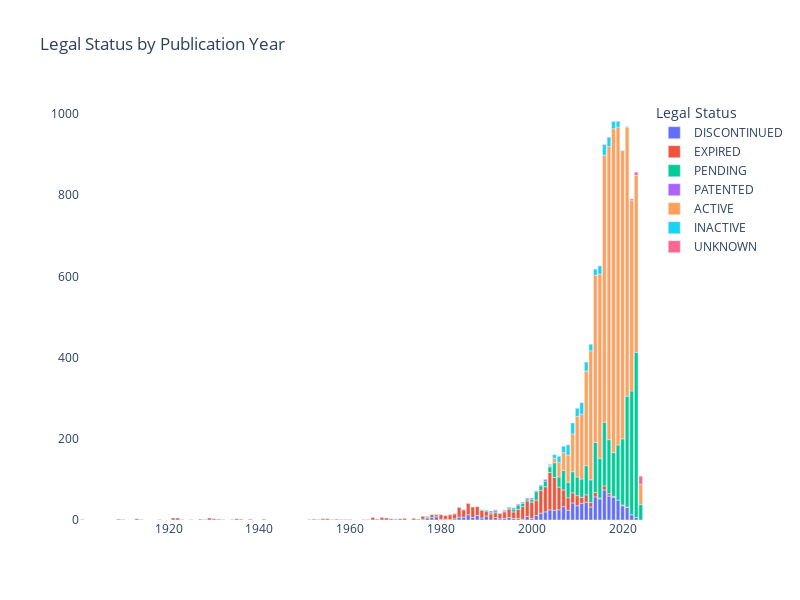

Notebook code for this chart:
### Markdown cell above
# Legal Status over the years

### Code cell
distinct_count = df.groupby(['Publication Year', 'Legal Status']).size().reset_index(name='Count')

fig = px.bar(distinct_count, x='Publication Year', y='Count', color='Legal Status', 
             title='Legal Status by Publication Year', height = 600, width = 800)

fig.update_layout(
    plot_bgcolor='white',
    paper_bgcolor='white',
    xaxis=dict(showgrid=False),
    yaxis=dict(showgrid=False),
    xaxis_title=None,
    yaxis_title=None
)

fig.show()

### Figure 1 — Plotly figure (JSON) as saved in the notebook; plotly's stock layout.template omitted (floating-point values rounded to 4 significant figures)
{"data": [{"alignmentgroup": "True", "hovertemplate": "Legal Status=DISCONTINUED<br>Publication Year=%{x}<br>Count=%{y}<extra></extra>", "legendgroup": "DISCONTINUED", "marker": {"color": "#636efa", "pattern": {"shape": ""}}, "name": "DISCONTINUED", "offsetgroup": "DISCONTINUED", "orientation": "v", "showlegend": true, "textposition": "auto", "type": "bar", "x": [1901, 1909, 1910, 1913, 1914, 1976, 1977, 1978, 1979, 1980, 1981, 1982, 1983, 1984, 1985, 1986, 1987, 1988, 1989, 1990, 1992, 1993, 1994, 1995, 1996, 1997, 1998, 1999, 2000, 2001, 2002, 2003, 2004, 2005, 2006, 2007, 2008, 2009, 2010, 2011, 2012, 2013, 2014, 2015, 2016, 2017, 2018, 2019, 2020, 2021, 2022, 2023], "xaxis": "x", "y": [1, 2, 1, 3, 1, 2, 5, 6, 8, 2, 2, 1, 3, 7, 7, 13, 6, 11, 5, 10, 6, 3, 4, 6, 4, 4, 2, 9, 4, 11, 17, 20, 25, 24, 25, 33, 24, 42, 35, 41, 44, 32, 57, 52, 74, 59, 56, 49, 35, 31, 13, 6], "yaxis": "y"}, {"alignmentgroup": "True", "hovertemplate": "Legal Status=EXPIRED<br>Publication Year=%{x}<br>Count=%{y}<extra></extra>", "legendgroup": "EXPIRED", "marker": {"color": "#EF553B", "pattern": {"shape": ""}}, "name": "EXPIRED", "offsetgroup": "EXPIRED", "orientation": "v", "showlegend": true, "textposition": "auto", "type": "bar", "x": [1918, 1921, 1922, 1923, 1925, 1927, 1928, 1929, 1930, 1931, 1932, 1934, 1935, 1936, 1938, 1941, 1951, 1952, 1953, 1954, 1955, 1956, 1957, 1958, 1959, 1960, 1963, 1964, 1965, 1966, 1967, 1968, 1969, 1970, 1971, 1972, 1974, 1975, 1976, 1977, 1978, 1979, 1980, 1981, 1982, 1983, 1984, 1985, 1986, 1987, 1988, 1989, 1990, 1991, 1992, 1993, 1994, 1995, 1996, 1997, 1998, 1999, 2000, 2001, 2002, 2003, 2004, 2005, 2006, 2007, 2008, 2009, 2010, 2011, 2012, 2013, 2014, 2015, 2016, 2017, 2018, 2020, 2021], "xaxis": "x", "y": [1, 5, 5, 1, 1, 2, 1, 5, 3, 2, 1, 1, 3, 2, 2, 2, 1, 2, 1, 3, 3, 1, 2, 1, 1, 1, 1, 1, 6, 2, 6, 5, 3, 2, 3, 4, 4, 2, 7, 2, 7, 5, 11, 9, 12, 12, 24, 18, 28, 26, 22, 19, 12, 15, 12, 13, 16, 21, 16, 22, 31, 38, 40, 38, 56, 62, 92, 81, 56, 41, 31, 25, 25, 15, 18, 11, 11, 2, 10, 6, 2, 2, 1], "yaxis": "y"}, {"alignmentgroup": "True", "hovertemplate": "Legal Status=PENDING<br>Publication Year=%{x}<br>Count=%{y}<extra></extra>", "legendgroup": "PENDING", "marker": {"color": "#00cc96", "pattern": {"shape": ""}}, "name": "PENDING", "offsetgroup": "PENDING", "orientation": "v", "showlegend": true, "textposition": "auto", "type": "bar", "x": [1977, 1979, 1981, 1982, 1983, 1984, 1989, 1990, 1991, 1992, 1993, 1994, 1995, 1996, 1997, 1998, 1999, 2000, 2001, 2002, 2003, 2004, 2005, 2006, 2007, 2008, 2009, 2010, 2011, 2012, 2013, 2014, 2015, 2016, 2017, 2018, 2019, 2020, 2021, 2022, 2023, 2024], "xaxis": "x", "y": [2, 1, 1, 1, 1, 1, 1, 2, 3, 5, 1, 2, 3, 7, 11, 8, 5, 6, 21, 11, 14, 14, 36, 25, 48, 38, 52, 46, 45, 72, 56, 123, 98, 157, 133, 108, 136, 163, 273, 305, 407, 38], "yaxis": "y"}, {"alignmentgroup": "True", "hovertemplate": "Legal Status=PATENTED<br>Publication Year=%{x}<br>Count=%{y}<extra></extra>", "legendgroup": "PATENTED", "marker": {"color": "#ab63fa", "pattern": {"shape": ""}}, "name": "PATENTED", "offsetgroup": "PATENTED", "orientation": "v", "showlegend": true, "textposition": "auto", "type": "bar", "x": [1983, 1985, 1986, 1991, 1992, 1994, 1995, 1996, 1997, 1998, 1999, 2000, 2001, 2002, 2003, 2004], "xaxis": "x", "y": [1, 1, 1, 4, 2, 2, 2, 3, 2, 3, 2, 4, 2, 2, 4, 2], "yaxis": "y"}, {"alignmentgroup": "True", "hovertemplate": "Legal Status=ACTIVE<br>Publication Year=%{x}<br>Count=%{y}<extra></extra>", "legendgroup": "ACTIVE", "marker": {"color": "#FFA15A", "pattern": {"shape": ""}}, "name": "ACTIVE", "offsetgroup": "ACTIVE", "orientation": "v", "showlegend": true, "textposition": "auto", "type": "bar", "x": [2004, 2005, 2006, 2007, 2008, 2009, 2010, 2011, 2012, 2013, 2014, 2015, 2016, 2017, 2018, 2019, 2020, 2021, 2022, 2023, 2024], "xaxis": "x", "y": [2, 11, 36, 44, 67, 93, 149, 160, 233, 318, 412, 454, 658, 722, 798, 783, 710, 662, 469, 436, 50], "yaxis": "y"}, {"alignmentgroup": "True", "hovertemplate": "Legal Status=INACTIVE<br>Publication Year=%{x}<br>Count=%{y}<extra></extra>", "legendgroup": "INACTIVE", "marker": {"color": "#19d3f3", "pattern": {"shape": ""}}, "name": "INACTIVE", "offsetgroup": "INACTIVE", "orientation": "v", "showlegend": true, "textposition": "auto", "type": "bar", "x": [2004, 2005, 2006, 2007, 2008, 2009, 2010, 2011, 2012, 2013, 2014, 2015, 2016, 2017, 2018, 2019, 2020], "xaxis": "x", "y": [2, 9, 15, 16, 25, 27, 20, 28, 22, 16, 15, 20, 26, 23, 18, 14, 1], "yaxis": "y"}, {"alignmentgroup": "True", "hovertemplate": "Legal Status=UNKNOWN<br>Publication Year=%{x}<br>Count=%{y}<extra></extra>", "legendgroup": "UNKNOWN", "marker": {"color": "#FF6692", "pattern": {"shape": ""}}, "name": "UNKNOWN", "offsetgroup": "UNKNOWN", "orientation": "v", "showlegend": true, "textposition": "auto", "type": "bar", "x": [2016, 2018, 2021, 2022, 2023, 2024], "xaxis": "x", "y": [1, 1, 2, 4, 8, 20], "yaxis": "y"}], "layout": {"barmode": "relative", "height": 600, "legend": {"title": {"text": "Legal Status"}, "tracegroupgap": 0}, "paper_bgcolor": "white", "plot_bgcolor": "white", "title": {"text": "Legal Status by Publication Year"}, "width": 800, "xaxis": {"anchor": "y", "autorange": true, "domain": [0, 1], "range": [1900.0, 2024.0], "showgrid": false, "title": {}, "type": "linear"}, "yaxis": {"anchor": "x", "autorange": true, "domain": [0, 1], "range": [0, 1035.0], "showgrid": false, "title": {}, "type": "linear"}}}
